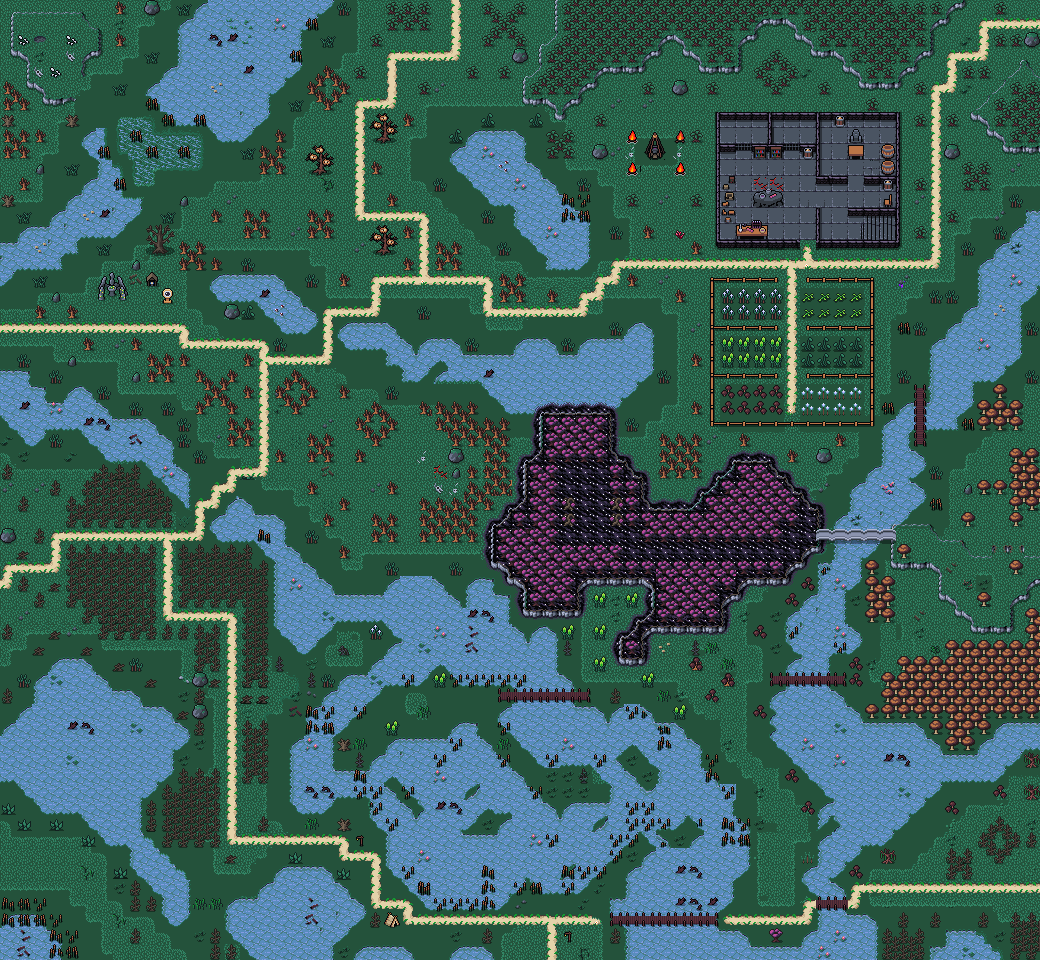

Rendered tile map (Tiled .tmx) drawn with the repository's tilesets; below, a short description and the map source with its tile grids summarised:
An orthogonal 65x60 tile map with 16x16 px tiles, 5 tile layers (Background, Ground, Clutter, ClutterBis, ...), 4 tilesets and 132 objects.

<map version="1.10" tiledversion="1.10.1" orientation="orthogonal" renderorder="right-down" width="65" height="60" tilewidth="16" tileheight="16" infinite="0" nextlayerid="10" nextobjectid="243">
 <editorsettings>
  <export target="wastetown..tmx" format="tmx" />
 </editorsettings>
 <tileset firstgid="1" source="../../../../common/maps/tileset/main.tsx" />
 <tileset firstgid="10113" source="../../../../common/maps/tileset/buildings.tsx" />
 <tileset firstgid="11905" source="../../../../common/maps/tileset/FarmFood.tsx" />
 <tileset firstgid="16001" source="../../../../common/maps/tileset/main-nocollide.tsx" />
 <layer id="1" name="Background" width="65" height="60">
  <data>[3900 cells, 3337 non-empty, 30 distinct tile ids]</data>
 </layer>
 <layer id="2" name="Ground" width="65" height="60">
  <data>[3900 cells, 1918 non-empty, 108 distinct tile ids]</data>
 </layer>
 <layer id="3" name="Clutter" width="65" height="60">
  <data>[3900 cells, 2085 non-empty, 293 distinct tile ids]</data>
 </layer>
 <layer id="7" name="ClutterBis" width="65" height="60">
  <properties>
   <property name="spriteLayer" type="bool" value="true" />
  </properties>
  <data>[3900 cells, 2366 non-empty, 382 distinct tile ids]</data>
 </layer>
 <layer id="9" name="ClutterBisBis" width="65" height="60">
  <properties>
   <property name="spriteLayer" type="bool" value="true" />
  </properties>
  <data>[3900 cells, 623 non-empty, 171 distinct tile ids]</data>
 </layer>
 <objectgroup id="4" name="Objects">
  <object id="49" template="../../../../common/maps/obj/gold.tx" x="395.705" y="712.536" />
  <object id="55" template="../../../../common/maps/obj/manashards.tx" x="159.32" y="659.731" />
  <object id="59" template="../../../../common/maps/obj/booster.tx" x="63.6667" y="29.6663">
   <properties>
    <property name="reward">[
  {
    "editions": [ "MMQ", "NMS", "PCY" ],
    "type": "card",
    "count": 10,
    "rarity": [ "Common" ]
  },
  {
    "editions": [ "MMQ", "NMS", "PCY" ],
    "type": "card",
    "count": 3,
    "rarity": [ "Uncommon" ]
  },
  {
    "editions": [ "MMQ", "NMS", "PCY" ],
    "type": "card",
    "count": 3,
    "rarity": [ "Rare" ]
  }
]
</property>
   </properties>
  </object>
  <object id="60" template="../../../../common/maps/obj/manashards.tx" x="911.563" y="617.051" />
  <object id="61" template="../../../../common/maps/obj/treasure.tx" x="877.111" y="137.151">
   <properties>
    <property name="reward">[
  {
    "type": "card",
    "sourceDeck": "decks/rewards/tier-A.dck",
    "probability": 0.002,
    "count": 1,
    "addMaxCount": 2
  },
  {
    "type": "card",
    "sourceDeck": "decks/rewards/tier-B.dck",
    "probability": 0.02,
    "count": 1,
    "addMaxCount": 2
  },
  {
    "type": "card",
    "sourceDeck": "decks/rewards/tier-C.dck",
    "probability": 0.1,
    "count": 1,
    "addMaxCount": 2
  },
  {
    "type": "card",
    "sourceDeck": "decks/rewards/tier-D.dck",
    "probability": 0.68,
    "count": 1,
    "addMaxCount": 2
  },
  {
    "type": "card",
    "sourceDeck": "decks/rewards/tier-E.dck",
    "probability": 1.0,
    "count": 1,
    "addMaxCount": 2
  }
]</property>
    <property name="spawn.Hard" type="bool" value="false" />
   </properties>
  </object>
  <object id="64" template="../../../../common/maps/obj/waypoint.tx" x="781.667" y="834" />
  <object id="65" template="../../../../common/maps/obj/waypoint.tx" x="601.5" y="763.333" />
  <object id="66" template="../../../../common/maps/obj/waypoint.tx" x="368" y="738.333" />
  <object id="67" template="../../../../common/maps/obj/waypoint.tx" x="662.167" y="960.333" />
  <object id="68" template="../../../../common/maps/obj/waypoint.tx" x="411" y="614" />
  <object id="69" template="../../../../common/maps/obj/waypoint.tx" x="328" y="648" />
  <object id="71" template="../../../../common/maps/obj/waypoint.tx" x="710" y="731" />
  <object id="72" template="../../../../common/maps/obj/waypoint.tx" x="761" y="906" />
  <object id="74" template="../../../../common/maps/obj/enemy.tx" x="430.5" y="716.164" width="16" height="17.6724">
   <properties>
    <property name="enemy" value="Frog" />
    <property name="threatRange" type="int" value="60" />
    <property name="waypoints" value="75,66" />
   </properties>
  </object>
  </objectgroup>
</map>
<!-- 118 of 132 objects omitted -->
